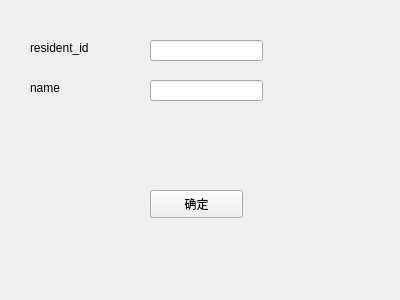
<?xml version="1.0" encoding="UTF-8"?>
<ui version="4.0">
 <class>del_resident</class>
 <widget class="QWidget" name="del_resident">
  <property name="geometry">
   <rect>
    <x>0</x>
    <y>0</y>
    <width>400</width>
    <height>300</height>
   </rect>
  </property>
  <property name="windowTitle">
   <string>Form</string>
  </property>
  <widget class="QLineEdit" name="lineEdit">
   <property name="geometry">
    <rect>
     <x>150</x>
     <y>40</y>
     <width>113</width>
     <height>21</height>
    </rect>
   </property>
  </widget>
  <widget class="QLabel" name="resident_id_label">
   <property name="geometry">
    <rect>
     <x>30</x>
     <y>40</y>
     <width>101</width>
     <height>16</height>
    </rect>
   </property>
   <property name="text">
    <string>resident_id</string>
   </property>
  </widget>
  <widget class="QLabel" name="name_label">
   <property name="geometry">
    <rect>
     <x>30</x>
     <y>80</y>
     <width>72</width>
     <height>15</height>
    </rect>
   </property>
   <property name="text">
    <string>name</string>
   </property>
  </widget>
  <widget class="QLineEdit" name="lineEdit_2">
   <property name="geometry">
    <rect>
     <x>150</x>
     <y>80</y>
     <width>113</width>
     <height>21</height>
    </rect>
   </property>
  </widget>
  <widget class="QPushButton" name="pushButton">
   <property name="geometry">
    <rect>
     <x>150</x>
     <y>190</y>
     <width>93</width>
     <height>28</height>
    </rect>
   </property>
   <property name="text">
    <string>确定</string>
   </property>
  </widget>
 </widget>
 <resources/>
 <connections/>
</ui>
